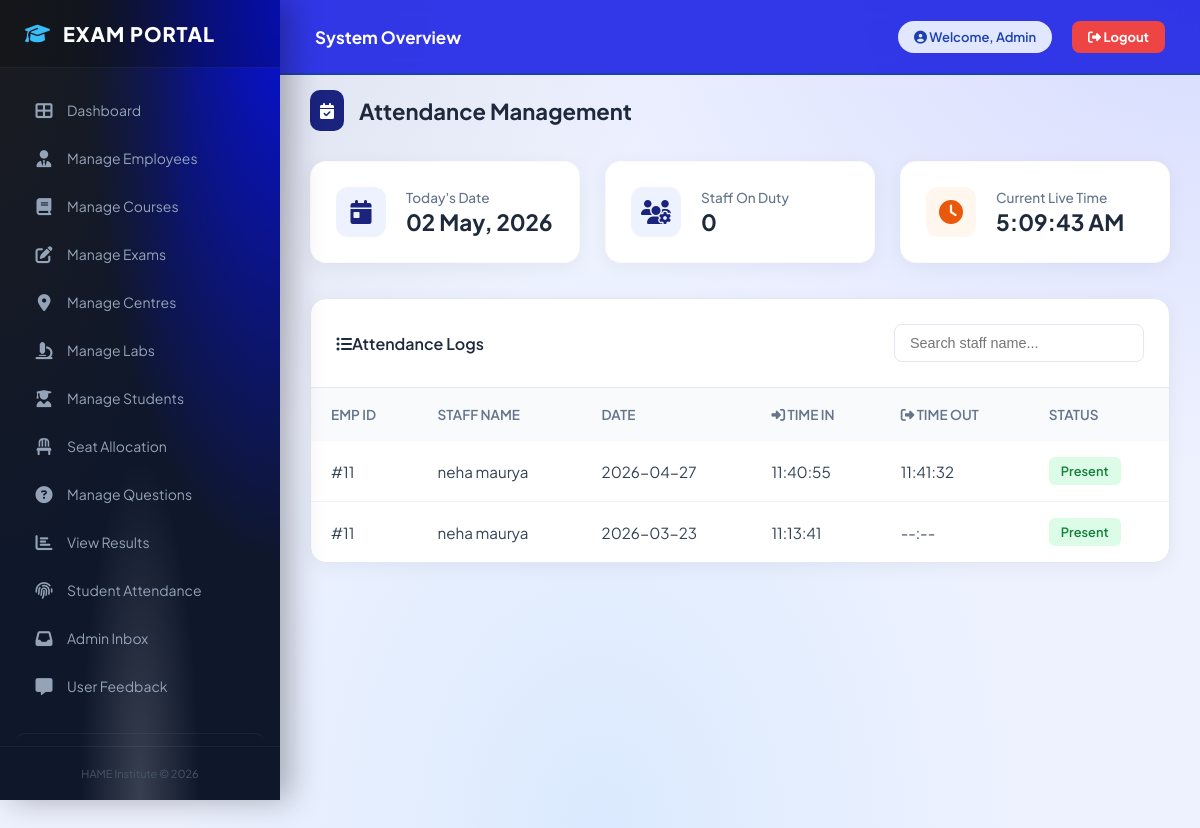
The app's page /admin/attendance.php with its own data.
### tables this page shows
CREATE TABLE `attendances` (
  `id` int(11) NOT NULL,
  `emp_id` int(11) DEFAULT NULL,
  `attendance_date` date DEFAULT NULL,
  `status` enum('Present','Absent') DEFAULT 'Present',
  `time_in` time DEFAULT NULL,
  `time_out` time DEFAULT NULL
);

CREATE TABLE `employees` (
  `id` int(11) NOT NULL,
  `name` varchar(100) DEFAULT NULL,
  `email` varchar(100) DEFAULT NULL,
  `role` varchar(50) DEFAULT NULL,
  `centre` varchar(100) DEFAULT NULL,
  `password` varchar(255) DEFAULT NULL,
  `photo` varchar(255) DEFAULT NULL,
  `created_at` timestamp NOT NULL DEFAULT current_timestamp()
);

### admin/attendance.php (the view, shortened to what this page needs)
<?php
include("../config.php");
$today = date('Y-m-d');
$count_res = mysqli_query($conn, "SELECT COUNT(*) as total FROM attendances WHERE attendance_date = '$today'");
$count_data = mysqli_fetch_assoc($count_res);
?>
<!DOCTYPE html>
<html lang="en">
<head>
    <link rel="stylesheet" href="https://cdnjs.cloudflare.com/ajax/libs/font-awesome/6.0.0/css/all.min.css">
</head>
<body>
    <?php include "sidebar.php"?>
    <div class="main-content">
        <div class="container">
            <div class="page-header">
                <div class="icon-box"><i class="fa-solid fa-calendar-check"></i></div>
                <h2>Attendance Management</h2>
            </div>
            <div class="stats-row">
                <div class="stat-card">
                    <div class="stat-icon"><i class="fa-solid fa-calendar-day"></i></div>
                    <div class="stat-info">
                        <span>Today's Date</span>
                        <b><?php echo date('d M, Y'); ?></b>
                    </div>
                </div>
                <div class="stat-card">
                    <div class="stat-icon"><i class="fa-solid fa-users-gear"></i></div>
                    <div class="stat-info">
                        <span>Staff On Duty</span>
                        <b><?php echo $count_data['total'] ?? 0; ?></b>
                    </div>
                </div>
                <div class="stat-card">
                    <div class="stat-icon" style="background:#fff7ed; color:#ea580c;"><i class="fa-solid fa-clock"></i></div>
                    <div class="stat-info">
                        <span>Current Live Time</span>
                        <b id="liveClock">00:00:00</b>
                    </div>
                </div>
            </div>
            <div class="table-card">
                <div class="table-header">
                    <h4><i class="fa-solid fa-list-ul me-2"></i>Attendance Logs</h4>
                    <input type="text" id="attendanceSearch" class="search-box" placeholder="Search staff name...">
                </div>
                <div class="table-responsive">
                    <table>
                        <thead>
                            <tr>
                                <th>Emp ID</th>
                                <th>Staff Name</th>
                                <th>Date</th>
                                <th><i class="fa-solid fa-right-to-bracket text-success me-1"></i> Time In</th>
                                <th><i class="fa-solid fa-right-from-bracket text-danger me-1"></i> Time Out</th>
                                <th>Status</th>
                            </tr>
                        </thead>
                        <tbody id="attendanceTable">
                        <?php
                        $sql = "SELECT attendances.*, employees.name
                                FROM attendances
                                JOIN employees ON attendances.emp_id = employees.id
                                ORDER BY attendances.id DESC";
                        $result = mysqli_query($conn, $sql);
                        if(mysqli_num_rows($result) > 0){
                            while($row = mysqli_fetch_assoc($result)){
                                echo "<tr>
                                    <td><span class='fw-bold text-primary'>#{$row['emp_id']}</span></td>
                                    <td>{$row['name']}</td>
                                    <td>{$row['attendance_date']}</td>
                                    <td><span class='text-success'>{$row['time_in']}</span></td>
                                    <td><span class='text-danger'>".($row['time_out'] ?: '--:--')."</span></td>
                                    <td><span class='badge-present'>{$row['status']}</span></td>
                                </tr>";
                            }
                        } else {
                            echo "<tr><td colspan='6' class='text-center py-4 text-muted'>No attendance records found for today.</td></tr>";
                        }
                        ?>
                        </tbody>
                    </table>
                </div>
            </div>
        </div>
    </div>
</body>
</html>

### admin/attendance.php (style rules this page uses)
:root { --primary: #1a237e; --accent: #ff5722; --bg: #f8fafc; --white: #ffffff; --text-main: #334155; --border: #e2e8f0; --shadow: 0 4px 20px rgba(0,0,0,0.05); --sidebar-width: 260px; }
* { box-sizing: border-box; }
body { font-family: 'Inter', sans-serif; background: var(--bg); margin: 0; color: var(--text-main); }
.main-content { margin-left: var(--sidebar-width); width: calc(100% - var(--sidebar-width)); margin-top:30px; display: flex; flex-direction: column; transition: all 0.3s ease; }
.container { flex: 1; padding: 30px; max-width: 1400px; width: 100%; margin: 0 auto; }
.page-header { margin-bottom: 30px; display: flex; align-items: center; gap: 15px; }
.page-header .icon-box { background: var(--primary); color: white; padding: 10px; border-radius: 10px; }
.page-header h2 { margin: 0; font-size: 22px; font-weight: 700; color: #1e293b; }
.stats-row { display: grid; grid-template-columns: repeat(auto-fit, minmax(260px, 1fr)); gap: 25px; margin-bottom: 35px; }
.stat-card { background: var(--white); padding: 25px; border-radius: 16px; display: flex; align-items: center; gap: 20px; box-shadow: var(--shadow); border: 1px solid rgba(0,0,0,0.02); transition: transform 0.3s ease; }
.stat-icon { width: 50px; height: 50px; background: #eef2ff; color: var(--primary); display: flex; align-items: center; justify-content: center; border-radius: 12px; font-size: 1.5rem; }
.stat-info span { font-size: 0.85rem; color: #64748b; font-weight: 500; display: block; }
.stat-info b { font-size: 1.4rem; color: #1e293b; display: block; margin-top: 2px; }
.table-card { background: var(--white); border-radius: 16px; box-shadow: var(--shadow); border: 1px solid var(--border); margin-bottom: 80px; }
.table-header { padding: 25px; display: flex; justify-content: space-between; align-items: center; border-bottom: 1px solid var(--border); flex-wrap: wrap; gap: 15px; }
.table-header h4 { margin: 0; font-weight: 600; color: #1e293b; }
.search-box { padding: 10px 15px; border: 1px solid var(--border); border-radius: 8px; width: 250px; outline: none; font-size: 0.9rem; transition: 0.3s; }
.table-responsive { overflow-x: auto; }
table { width: 100%; border-collapse: collapse; min-width: 600px; }
th { background: #f8fafc; text-align: left; padding: 18px 20px; font-size: 0.85rem; text-transform: uppercase; color: #64748b; font-weight: 600; }
td { padding: 16px 20px; border-bottom: 1px solid #f1f5f9; font-size: 0.95rem; }
tr:last-child td { border-bottom: none; }
.badge-present { background: #dcfce7; color: #15803d; padding: 6px 12px; border-radius: 6px; font-size: 0.8rem; font-weight: 600; display: inline-block; }

### admin/sidebar.php (style rules this page uses)
:root { --primary-blue: #1e40af; --dark-navy: #0f172a; --sky-accent: #38bdf8; --light-blue-bg: #f0f7ff; --sidebar-width: 280px; --topbar-height: 75px; }
* { box-sizing: border-box; }
body { margin: 0; padding: 0; font-family: 'Plus Jakarta Sans', sans-serif; background-color: #eef2ff; background-image: radial-gradient(at 0% 0%, rgba(15, 18, 28, 0.1) 0px, transparent 40%), radial-gradient(at 100% 0%, rgba(14, 26, 250, 0.1) 0px, transparent 40%), radial-gradient(at 50% 100%, rgba(219, 234, 254, 1) 0px, transparent 50%); background-attachment: fixed; min-height: 100vh; }
.main-content { margin-left: var(--sidebar-width); transition: 0.4s; }

### records on screen
attendances: emp "11", emp.name "neha maurya", attendance_date "2026-04-27", time_in "11:40:55", time_out "11:41:32", status "Present"
attendances: emp "11", emp.name "neha maurya", attendance_date "2026-03-23", time_in "11:13:41", time_out "--:--", status "Present"

### other values on screen
$count_data['total'] "0"
